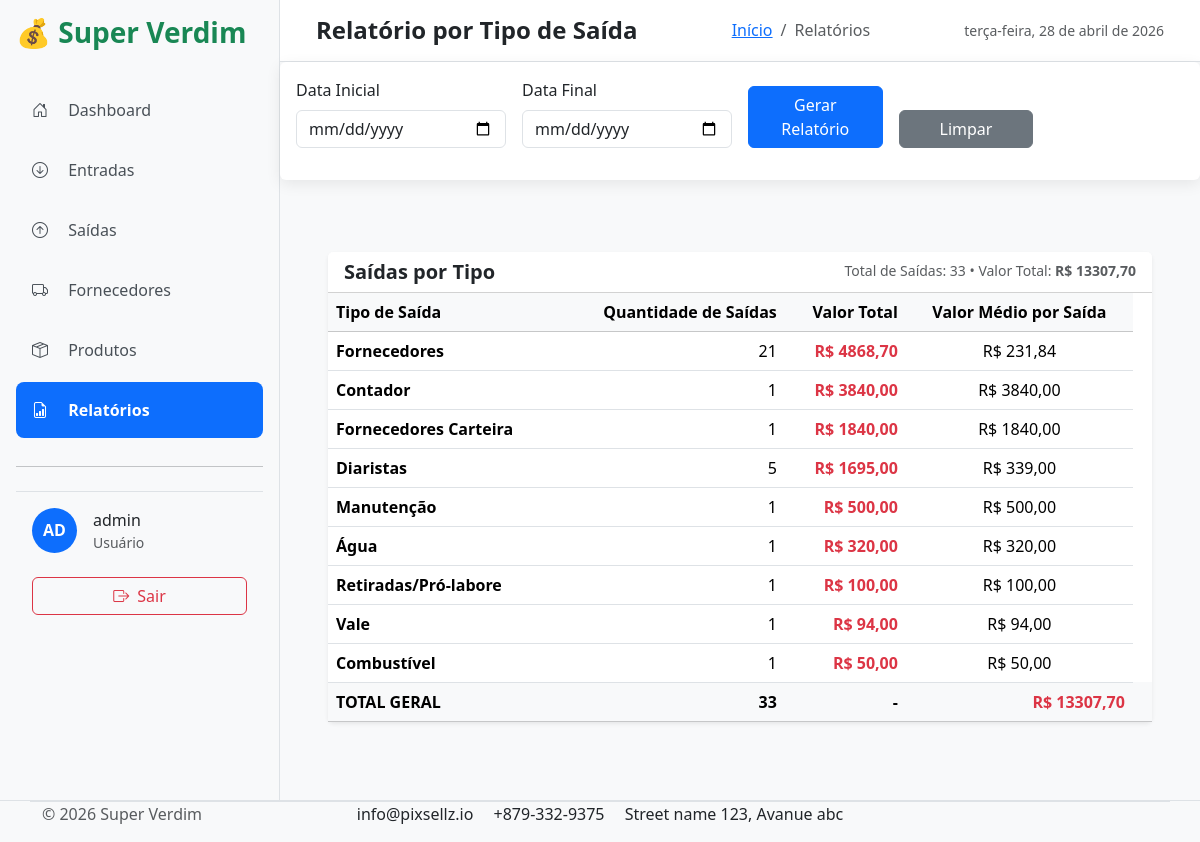
The app's page /fluxo/relatorios/por-tipo-saida/ (signed in) with its own data.
### movimentacoes/models.py (models this page shows, shortened)
class TipoSaida(models.Model):
    nome = models.CharField(max_length=100, unique=True)
    descricao = models.TextField(blank=True, null=True)
    criado_em = models.DateTimeField(auto_now_add=True)
    class Meta:
        verbose_name = "Tipo de Saída"
        verbose_name_plural = "Tipos de Saída"
        ordering = ['nome']

### movimentacoes/views.py (the view)
# urls.py: path('relatorios/por-tipo-saida/', views.relatorio_por_tipo_saida, name='relatorio_por_tipo_saida'),
@login_required
def relatorio_por_tipo_saida(request):
    data_inicial = request.GET.get('data_inicial')
    data_final = request.GET.get('data_final')
    saidas = Saida.objects.select_related('tipo', 'fornecedor', 'produto')
    if data_inicial:
        saidas = saidas.filter(data__gte=data_inicial)
    if data_final:
        saidas = saidas.filter(data__lte=data_final)
    relatorio = saidas.values(
        'tipo__nome'
    ).annotate(
        valor_total=Sum('valor'),
        quantidade_saidas=Count('id')
    ).order_by('-valor_total')
    for item in relatorio:
        if item['quantidade_saidas'] and item['valor_total']:
            item['media_por_saida'] = item['valor_total'] / item['quantidade_saidas']
        else:
            item['media_por_saida'] = 0
    total_valor = sum(item['valor_total'] or 0 for item in relatorio)
    total_saidas = sum(item['quantidade_saidas'] or 0 for item in relatorio)
    context = {
        'relatorio': relatorio,
        'total_valor': total_valor,
        'total_saidas': total_saidas,
        'data_inicial': data_inicial,
        'data_final': data_final,
    }
    return render(request, 'fluxo/relatorio_por_tipo_saida.html', context)

### main/context_processors.py (called while the page is built, shortened)
def user_role(request):
    if request.user.is_authenticated:
        groups = list(request.user.groups.values_list('name', flat=True))
        return {
            'is_admin': 'Administrador' in groups,
            'is_gerente': 'Gerente' in groups,
            'is_usuario': 'Usuário' in groups,
            'user_groups': groups,
            'user': request.user,
            'user_full_name': request.user.get_full_name() or request.user.username,
        }

### templates/fluxo/relatorio_por_tipo_saida.html (shortened to what this page needs)
{% extends 'base.html' %}
{% block page_title %}Relatório por Tipo de Saída{% endblock %}
{% block breadcrumb_current %}Relatórios{% endblock %}
{% block content %}
<div class="card mb-4">
  <div class="card-body">
    <form method="GET" class="row g-3">
      <div class="col-md-3">
        <label class="form-label">Data Inicial</label>
        <input type="date" class="form-control" name="data_inicial" value="{{ data_inicial }}">
      </div>
      <div class="col-md-3">
        <label class="form-label">Data Final</label>
        <input type="date" class="form-control" name="data_final" value="{{ data_final }}">
      </div>
      <div class="col-md-2 d-flex align-items-end">
        <button type="submit" class="btn btn-primary w-100">Gerar Relatório</button>
      </div>
      <div class="col-md-2 d-flex align-items-end">
        <a href="{% url 'relatorio_por_tipo_saida' %}" class="btn btn-secondary w-100">Limpar</a>
      </div>
    </form>
  </div>
</div>
<div class="p-3 p-md-5">
<div class="card shadow-sm">
  <div class="card-header bg-white d-flex justify-content-between">
    <h5 class="mb-0 fw-semibold">Saídas por Tipo</h5>
    <small class="text-muted">
      Total de Saídas: {{ total_saidas }} • Valor Total: <strong>R$ {{ total_valor|floatformat:2 }}</strong>
    </small>
  </div>
  <div class="table-responsive">
    <table class="table table-hover mb-0">
      <thead class="table-light">
        <tr>
          <th>Tipo de Saída</th>
          <th class="text-end">Quantidade de Saídas</th>
          <th class="text-end">Valor Total</th>
          <th class="text-center">Valor Médio por Saída</th>
        </tr>
      </thead>
      <tbody>
        {% for item in relatorio %}
        <tr>
          <td><strong>{{ item.tipo__nome }}</strong></td>
          <td class="text-end">{{ item.quantidade_saidas }}</td>
          <td class="text-end fw-bold text-danger">R$ {{ item.valor_total|floatformat:2 }}</td>
          <td class="text-center fw-medium">
            R$ {{ item.media_por_saida|floatformat:2 }}
          </td>
        </tr>
        {% empty %}
        <tr>
          <td colspan="5" class="text-center py-5 text-muted">
            Nenhum registro encontrado no período selecionado.
          </td>
        </tr>
        {% endfor %}
      </tbody>
      <tfoot class="table-light fw-bold">
        <tr>
          <td><strong>TOTAL GERAL</strong></td>
          <td class="text-end">{{ total_saidas }}</td>
          <td class="text-end">-</td>
          <td class="text-end text-danger">R$ {{ total_valor|floatformat:2 }}</td>
          <td></td>
        </tr>
      </tfoot>
    </table>
  </div>
</div>
</div>
{% endblock %}

### templates/includes/navbar.html (shortened to what this page needs)
{% load static %}
    <div class="d-flex justify-content-between align-items-center mb-4">
      <h3 class="text-success fw-bold">💰 Super Verdim</h3>
    </div>
      <ul class="nav flex-column">
        <li class="nav-item">
          <a href="{% url 'home' %}"
            class="nav-link py-3 px-3 mb-1 rounded-3 {% if request.path == '/' or request.path == '/dashboard/' %}active{% endif %}">
            <i class="bi bi-house-door me-3"></i> Dashboard
          </a>
        </li>
    <li class="nav-item">
      <a href="{% url 'entradas_list' %}"
         class="nav-link py-3 px-3 mb-1 rounded-3 {% if 'entradas' in request.path %}active{% endif %}">
        <i class="bi bi-arrow-down-circle me-3"></i> Entradas
      </a>
    </li>
    <li class="nav-item">
      <a href="{% url 'saidas_list' %}"
         class="nav-link py-3 px-3 mb-1 rounded-3 {% if 'saidas' in request.path %}active{% endif %}">
        <i class="bi bi-arrow-up-circle me-3"></i> Saídas
      </a>
    </li>
      <a href="{% url 'lista_fornecedores' %}"
         class="nav-link py-3 px-3 mb-1 rounded-3 {% if 'fornecedores' in request.path %}active{% endif %}">
        <i class="bi bi-truck me-3"></i> Fornecedores
      </a>
    <li>
      <a href="{% url 'lista_produtos' %}"
        class="nav-link py-3 px-3 mb-1 rounded-3 {% if 'produtos' in request.path %}active{% endif %}">
        <i class="bi bi-box-seam me-3"></i> Produtos
      </a>
    </li>
    <li class="nav-item">
      <a class="nav-link py-3 px-3 mb-1 rounded-3 {% if 'relatorio' in request.path %}active{% endif %}" href="#" data-bs-toggle="offcanvas" data-bs-target="#offcanvasRelatorios">
        <i class="bi bi-file-earmark-bar-graph me-3"></i> Relatórios
      </a>
    </li>
      <hr class="my-4">
      {% if user.is_authenticated %}
      <div class="mt-auto px-3 py-3 border-top">
        <div class="d-flex align-items-center gap-3">
          <div class="bg-primary text-white rounded-circle d-flex align-items-center justify-content-center" style="width: 45px; height: 45px;">
            <strong>{{ user.username|slice:":2"|upper }}</strong>
          </div>
          <div>
            <p class="mb-0 fw-medium">{{ user.get_full_name|default:user.username }}</p>
            <small class="text-muted">{{ user.email|default:"Usuário" }}</small>
          </div>
        </div>
        <br>
        <a href="{% url 'logout' %}" class="btn btn-outline-danger w-100 d-flex align-items-center justify-content-center gap-2">
          <i class="bi bi-box-arrow-right"></i> Sair
          </a>
        {% else %}
        <a href="{% url 'login' %}" class="btn btn-primary w-100">Fazer Login</a>
        {% endif %}
      </div>

### static/css/style.css (style rules this page uses)
body { font-family: 'Segoe UI', system-ui, sans-serif; }
.nav-link { color: #495057; transition: all 0.2s; }
.nav-link.active { background-color: #0d6efd !important; color: white !important; font-weight: 600; }
.card { border: none; box-shadow: 0 4px 15px rgba(0, 0, 0, 0.08); }

### records on screen
TipoSaida: tipo__nome "Fornecedores", quantidade_saidas "21", valor_total "4868,70", media_por_saida "231,84"
TipoSaida: tipo__nome "Fornecedores Carteira", quantidade_saidas "1", valor_total "1840,00", media_por_saida "1840,00"
TipoSaida: tipo__nome "Diaristas", quantidade_saidas "5", valor_total "1695,00", media_por_saida "339,00"
TipoSaida: tipo__nome "Manutenção", quantidade_saidas "1", valor_total "500,00", media_por_saida "500,00"
TipoSaida: tipo__nome "Água", quantidade_saidas "1", valor_total "320,00", media_por_saida "320,00"
TipoSaida: tipo__nome "Retiradas/Pró-labore", quantidade_saidas "1", valor_total "100,00", media_por_saida "100,00"
TipoSaida: tipo__nome "Vale", quantidade_saidas "1", valor_total "94,00", media_por_saida "94,00"
TipoSaida: tipo__nome "Combustível", quantidade_saidas "1", valor_total "50,00", media_por_saida "50,00"

### other values on screen
{{ user.username|slice:":2"|upper }} "AD"
{{ user.get_full_name|default:user.username }} "admin"
{{ user.email|default:"Usuário" }} "Usuário"
{{ total_saidas }} "33"
{{ total_valor|floatformat:2 }} "13307,70"
{{ item.tipo__nome }} "Contador"
{{ item.quantidade_saidas }} "1"
{{ item.valor_total|floatformat:2 }} "3840,00"
{{ item.media_por_saida|floatformat:2 }} "3840,00"
